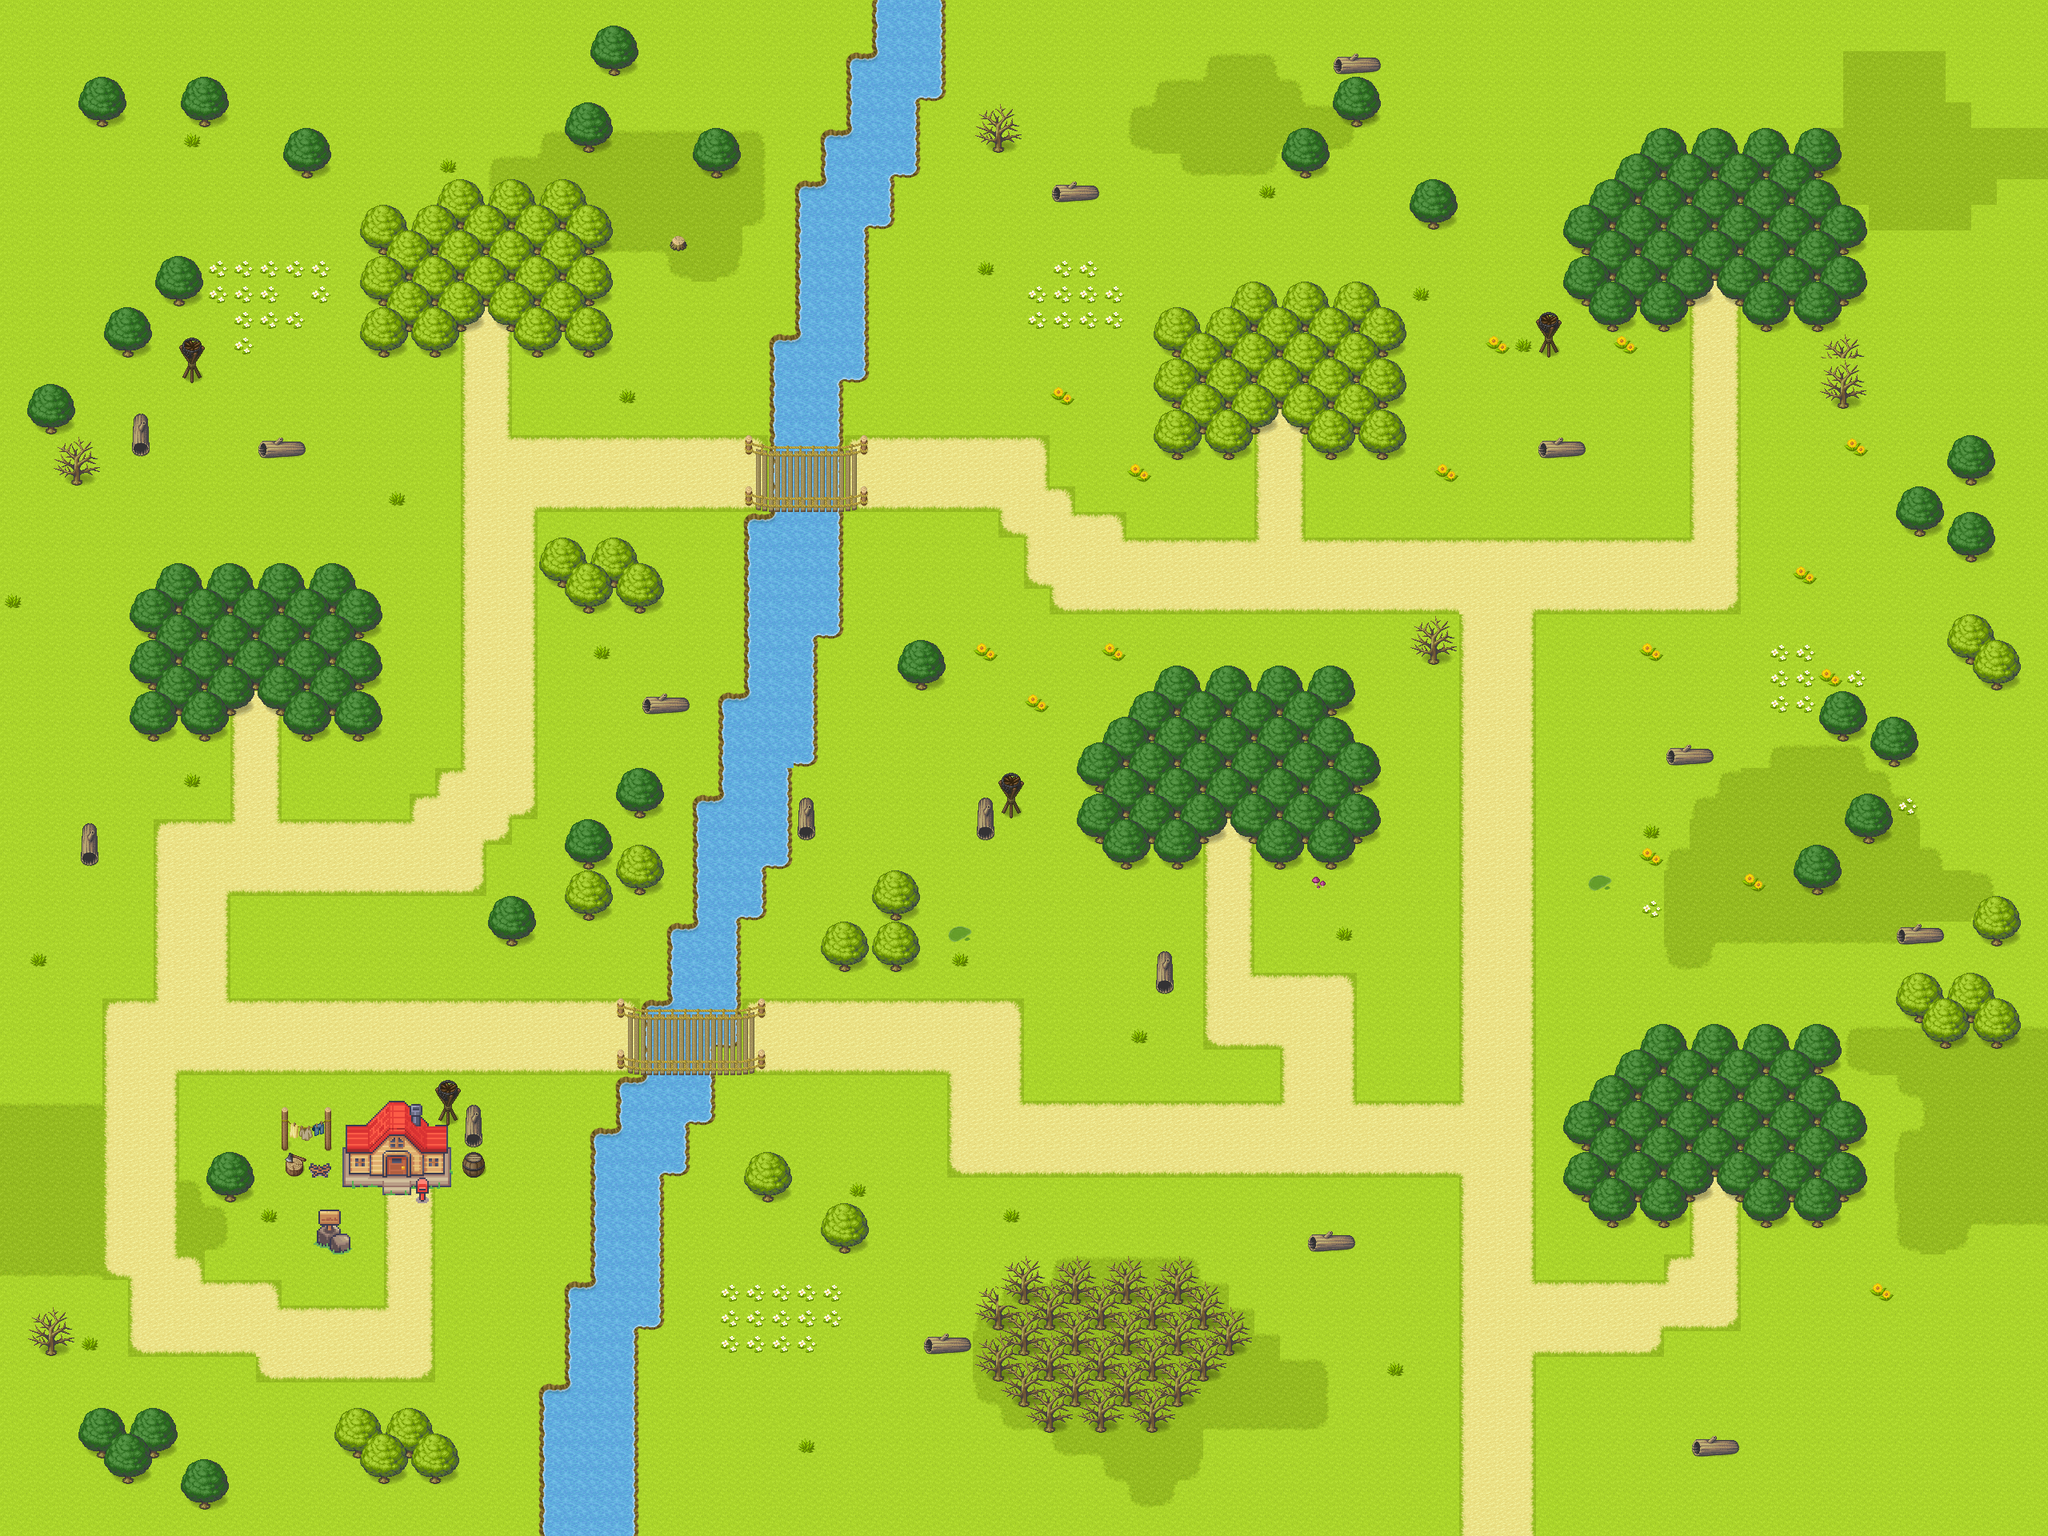

Tiled map render using the project's own tile images. Description and the map definition, with tile-layer contents summarised, below:
An orthogonal 80x60 tile map with 32x32 px tiles, 8 tile layers (groundLayer, overlapgrassLayer, roadLayer, riverLayer, ...), 5 tilesets.

<map version="1.5" tiledversion="1.7.2" orientation="orthogonal" renderorder="right-down" width="80" height="60" tilewidth="32" tileheight="32" infinite="0" nextlayerid="12" nextobjectid="1">
 <editorsettings>
  <export target="big-map.json" format="json" />
 </editorsettings>
 <tileset firstgid="1" name="pipoya-set" tilewidth="32" tileheight="32" tilecount="1064" columns="8">
  <image source="pipoya-set.png" width="256" height="4256" />
 </tileset>
 <tileset firstgid="1065" name="house" tilewidth="32" tileheight="32" tilecount="704" columns="8">
  <image source="house.png" width="256" height="2816" />
 </tileset>
 <tileset firstgid="1769" name="water2" tilewidth="32" tileheight="32" tilecount="384" columns="64">
  <image source="water2.png" width="2048" height="192" />
 </tileset>
 <tileset firstgid="2153" name="grassdirt" tilewidth="32" tileheight="32" tilecount="528" columns="8">
  <image source="grassdirt.png" width="256" height="2112" />
 </tileset>
 <tileset firstgid="2681" name="animals-26" tilewidth="32" tileheight="32" tilecount="4" columns="2">
  <image source="animals-26.png" width="65" height="64" />
  <tile id="0">
   <properties>
    <property name="racoon" type="bool" value="true" />
   </properties>
  </tile>
  <tile id="1">
   <properties>
    <property name="macaw" type="bool" value="true" />
   </properties>
  </tile>
 </tileset>
 <layer id="1" name="groundLayer" width="80" height="60">
  <data>[4800 cells, 4800 non-empty, 2 distinct tile ids]</data>
 </layer>
 <layer id="8" name="overlapgrassLayer" width="80" height="60">
  <data>[4800 cells, 400 non-empty, 10 distinct tile ids]</data>
 </layer>
 <layer id="5" name="roadLayer" width="80" height="60">
  <data>[4800 cells, 698 non-empty, 15 distinct tile ids]</data>
 </layer>
 <layer id="4" name="riverLayer" width="80" height="60">
  <data>[4800 cells, 193 non-empty, 8 distinct tile ids]</data>
 </layer>
 <layer id="3" name="roomLayer" width="80" height="60">
  <data>[4800 cells, 463 non-empty, 32 distinct tile ids]</data>
 </layer>
 <layer id="10" name="river2Layer" width="80" height="60">
  <data>[4800 cells, 20 non-empty, 7 distinct tile ids]</data>
 </layer>
 <layer id="7" name="bridgeLayer" width="80" height="60">
  <data>[4800 cells, 33 non-empty, 9 distinct tile ids]</data>
 </layer>
 <layer id="6" name="decorationLayer" width="80" height="60">
  <data>[4800 cells, 412 non-empty, 41 distinct tile ids]</data>
 </layer>
</map>
